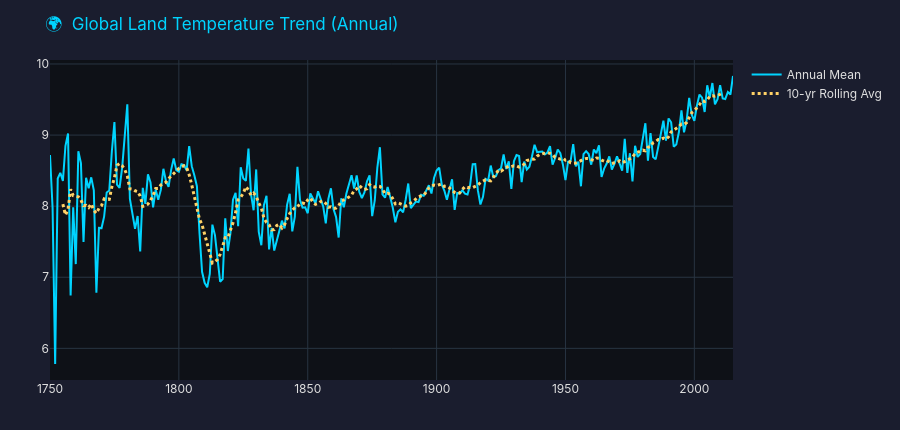

Notebook code for this chart:
### Code cell
# Interactive Plotly version
plot_global_trend(yearly).show()

### Figure 1 — Plotly figure (JSON) as saved in the notebook; plotly's stock layout.template omitted (floating-point values rounded to 4 significant figures; data arrays with more than 128 entries replaced by an {"elided": "..."} marker saying what was removed)
{"data": [{"line": {"color": "#00D4FF", "width": 2}, "mode": "lines", "name": "Annual Mean", "type": "scatter", "x": {"elided": "266 int values"}, "y": {"elided": "266 float values"}}, {"line": {"color": "#FFD166", "dash": "dot", "width": 3}, "mode": "lines", "name": "10-yr Rolling Avg", "type": "scatter", "x": {"elided": "266 int values"}, "y": {"elided": "266 float values"}}], "layout": {"font": {"color": "#E0E0E0", "family": "Inter, Roboto, sans-serif"}, "height": 430, "margin": {"b": 50, "l": 50, "r": 30, "t": 60}, "paper_bgcolor": "#1A1D2E", "plot_bgcolor": "#0E1117", "title": {"font": {"color": "#00D4FF", "size": 17}, "text": "🌍  Global Land Temperature Trend (Annual)"}}}
